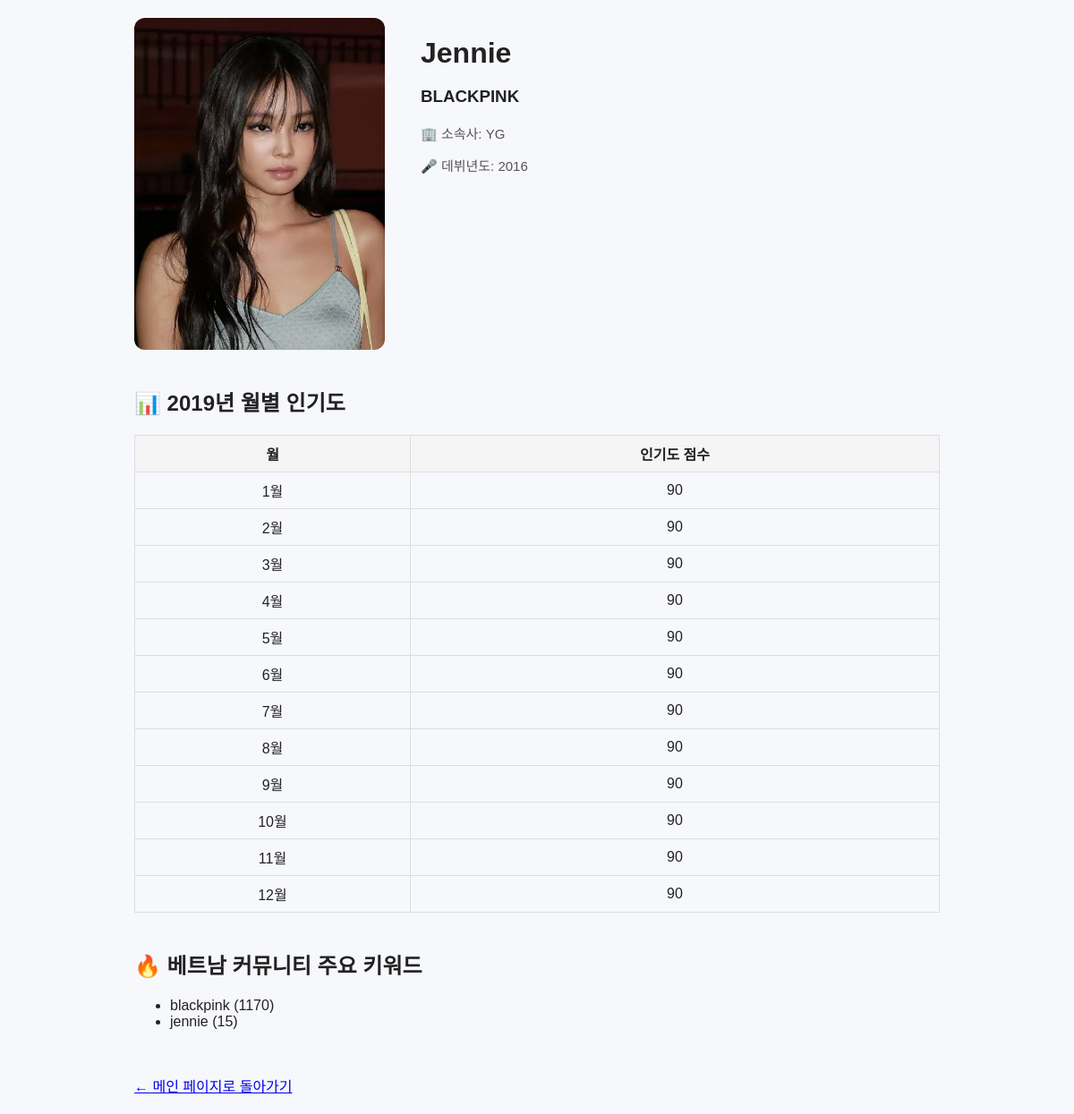
The app's page /idol/4, older data.
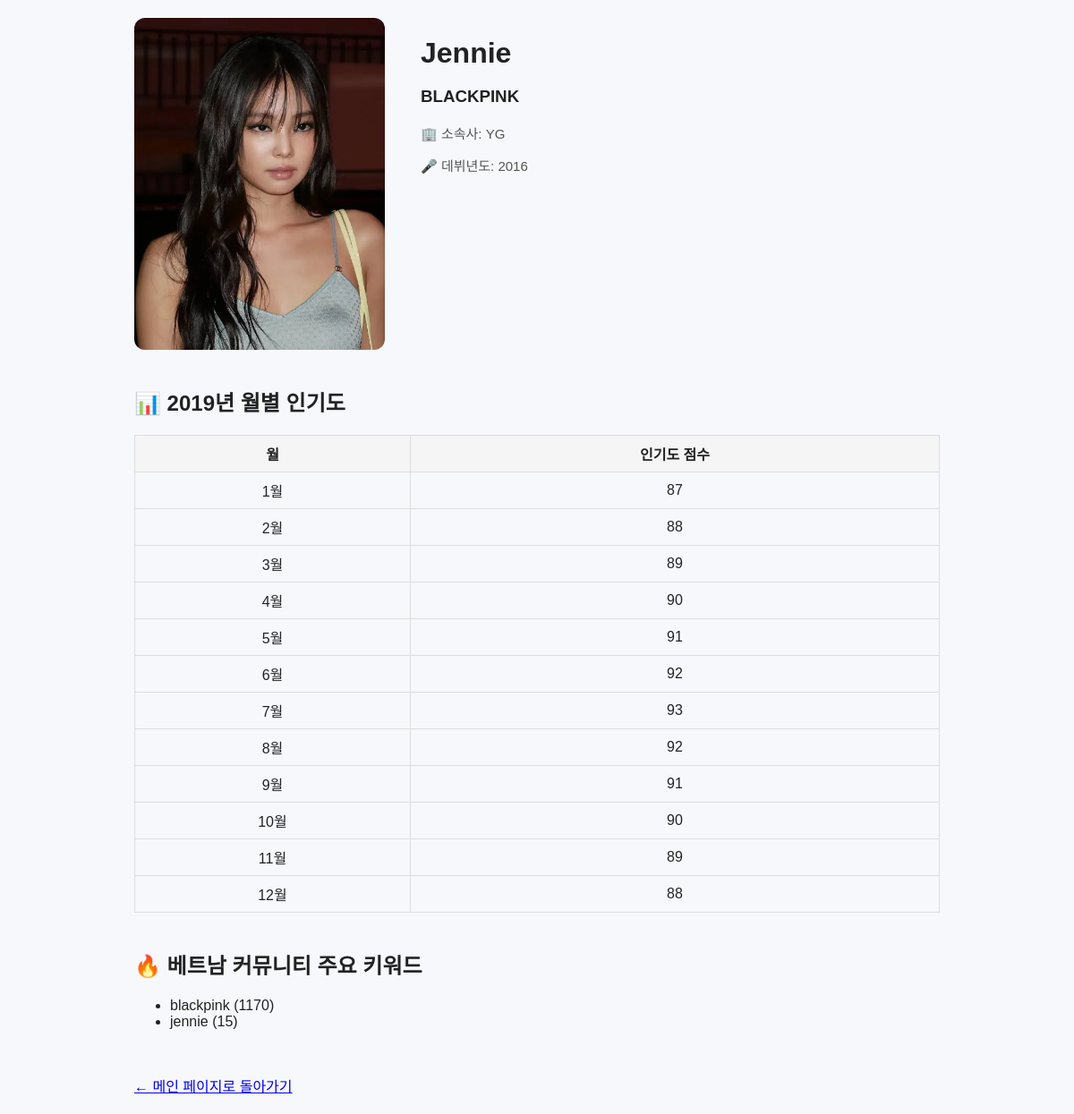
The same page, newer data.
### tables this page shows
CREATE TABLE idol_popularity (
    id INTEGER PRIMARY KEY AUTOINCREMENT,
    idol_id INTEGER NOT NULL,
    year INTEGER NOT NULL,
    month INTEGER NOT NULL,
    popularity_score INTEGER NOT NULL,
    FOREIGN KEY (idol_id) REFERENCES idol(id)
);

### app.py (the view)
@app.route("/idol/<int:id>")
def idol_detail(id):
    conn = get_db()
    cur = conn.cursor()
    cur.execute("SELECT * FROM idol WHERE id = ?", (id,))
    idol = cur.fetchone()
    if idol is None:
        conn.close()
        return "아이돌 정보를 찾을 수 없습니다.", 404
    cur.execute("""
        SELECT month, popularity_score
        FROM idol_popularity
        WHERE idol_id = ?
          AND year = 2019
        ORDER BY month
    """, (id,))
    popularity = cur.fetchall()
    cur.execute("""
        SELECT keyword, SUM(keyword_count) AS total_count
        FROM keyword_trend
        WHERE year = 2019
          AND (
              LOWER(keyword) LIKE '%' || LOWER(?) || '%'
              OR LOWER(keyword) LIKE '%' || LOWER(?) || '%'
          )
        GROUP BY keyword
        ORDER BY total_count DESC
        LIMIT 5
    """, (idol["name"], idol["group_name"]))
    keywords = cur.fetchall()
    conn.close()
    return render_template(
        "idol_detail.html",
        idol=idol,
        popularity=popularity,
        keywords=keywords
    )

### app.py (called while the page is built)
def get_db():
    conn = sqlite3.connect("database.db")
    conn.row_factory = sqlite3.Row
    return conn

### templates/idol_detail.html (shortened to what this page needs)
<!DOCTYPE html>
<html lang="ko">
<head>
    <link rel="stylesheet" href="{{ url_for('static', filename='style.css') }}">
</head>
<body>
<div class="detail-container">
    <div class="idol-header">
        <img
            src="{{ url_for('static', filename='images/' ~ idol.image) }}"
            alt="{{ idol.name }}"
        >
        <div class="idol-info">
            <h1>{{ idol.name }}</h1>
            <h3>{{ idol.group_name }}</h3>
            <div class="meta">
                <p>🏢 소속사:
                    {{ idol.agency if idol.agency else "정보 없음" }}
                </p>
                <p>🎤 데뷔년도:
                    {{ idol.debut_year if idol.debut_year else "정보 없음" }}
                </p>
            </div>
        </div>
    </div>
    <section>
        <h2>📊 2019년 월별 인기도</h2>
        {% if popularity and popularity|length > 0 %}
        <table>
            <thead>
                <tr>
                    <th>월</th>
                    <th>인기도 점수</th>
                </tr>
            </thead>
            <tbody>
                {% for row in popularity %}
                <tr>
                    <td>{{ row.month }}월</td>
                    <td>{{ row.popularity_score }}</td>
                </tr>
                {% endfor %}
            </tbody>
        </table>
        {% else %}
            <p>월별 인기도 데이터가 없습니다.</p>
        {% endif %}
    </section>
    <section>
        <h2>🔥 베트남 커뮤니티 주요 키워드</h2>
        {% if keywords and keywords|length > 0 %}
            <ul>
                {% for k in keywords %}
                <li>{{ k.keyword }} ({{ k.total_count }})</li>
                {% endfor %}
            </ul>
        {% else %}
            <p>관련 키워드 데이터가 없습니다.</p>
        {% endif %}
    </section>
    <footer style="margin-top:50px;">
        <a href="/">← 메인 페이지로 돌아가기</a>
    </footer>
</div>
</body>
</html>

Row changes from the older to the newer data that the page shows:
changed idol_popularity (number 1 of 12 on the later page): popularity_score "90" → "87"
changed idol_popularity (number 2 of 12 on the later page): popularity_score "90" → "88"
changed idol_popularity (number 3 of 12 on the later page): popularity_score "90" → "89"
changed idol_popularity (number 5 of 12 on the later page): popularity_score "90" → "91"
changed idol_popularity (number 6 of 12 on the later page): popularity_score "90" → "92"
changed idol_popularity (number 7 of 12 on the later page): popularity_score "90" → "93"
changed idol_popularity (number 8 of 12 on the later page): popularity_score "90" → "92"
changed idol_popularity (number 9 of 12 on the later page): popularity_score "90" → "91"
changed idol_popularity (number 11 of 12 on the later page): popularity_score "90" → "89"
changed idol_popularity (number 12 of 12 on the later page): popularity_score "90" → "88"
